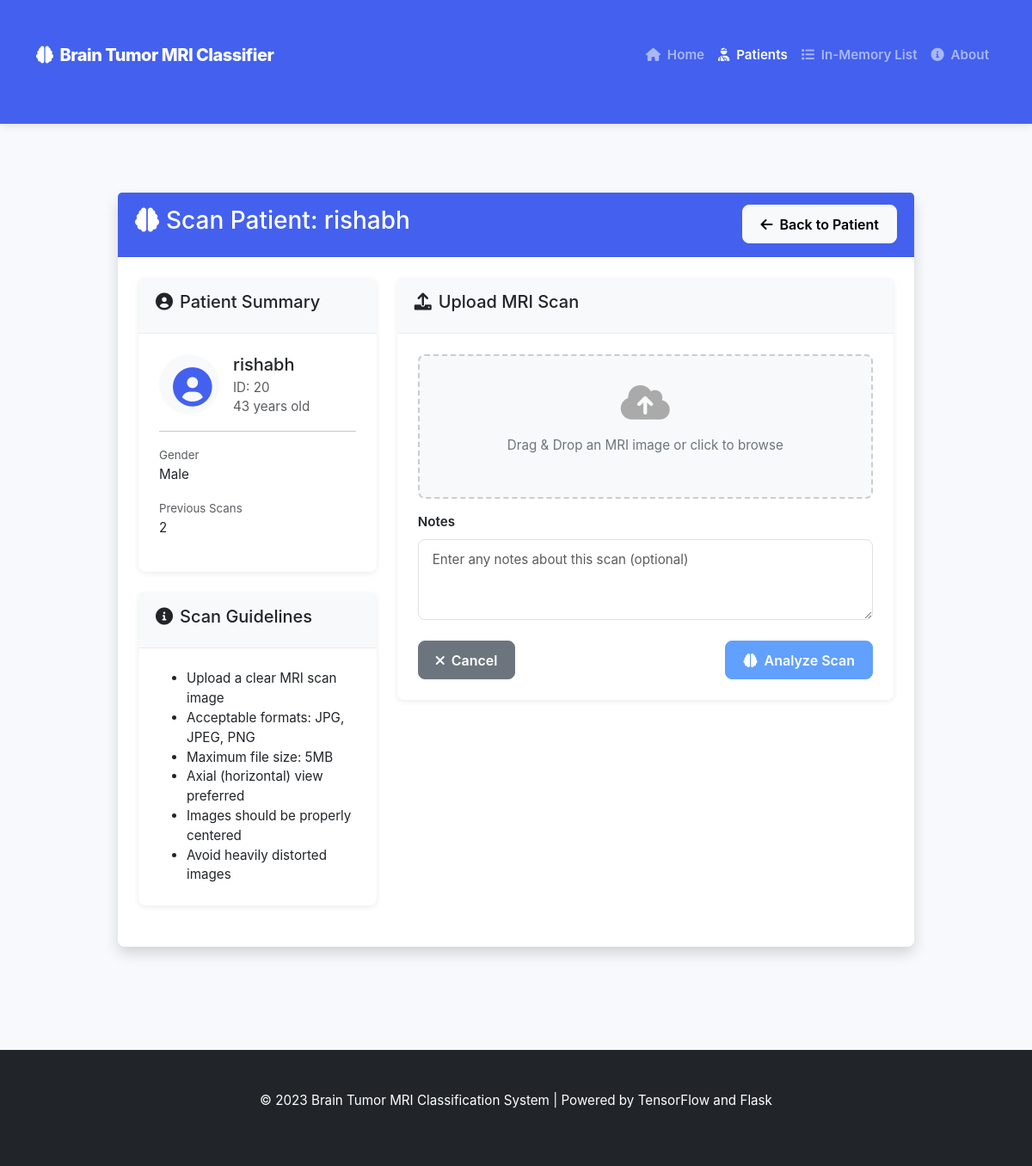
Page /patients/20/scan on the committed database.
### tables this page shows
CREATE TABLE patients (
            id INTEGER PRIMARY KEY AUTOINCREMENT,
            name TEXT NOT NULL,
            age INTEGER NOT NULL,
            gender TEXT NOT NULL,
            contact TEXT,
            email TEXT,
            address TEXT,
            medical_history TEXT,
            created_at TIMESTAMP DEFAULT CURRENT_TIMESTAMP
        );

### app.py (the view, shortened to what this page needs)
@app.route('/patients/<int:patient_id>/scan', methods=['GET', 'POST'])
def scan_patient(patient_id):
    if not patient_module_loaded or not model_loaded:
        flash("Required functionality is not available.")
        return redirect(url_for('index'))
    patient = get_patient(patient_id)
    if not patient:
        flash("Patient not found.")
        return redirect(url_for('patients'))
    previous_scans = get_patient_scans(patient_id)
    return render_template('scan_form.html', patient=patient, previous_scans=previous_scans)

### app.py (called while the page is built)
@app.context_processor
def utility_functions():
    def path_exists(path):
        return os.path.exists(path)
    return dict(path_exists=path_exists)

### app/models/patient.py (called while the page is built)
def get_patient(patient_id):
    conn = None
    try:
        conn = sqlite3.connect(DB_PATH)
        conn.row_factory = sqlite3.Row
        cursor = conn.cursor()
        cursor.execute('SELECT * FROM patients WHERE id = ?', (patient_id,))
        patient = cursor.fetchone()
        if patient:
            return dict(patient)
        return None
    except Exception as e:
        logger.error(f"Error retrieving patient {patient_id}: {e}")
        return None
    finally:
        if conn:
            conn.close()

def get_patient_scans(patient_id):
    conn = None
    try:
        conn = sqlite3.connect(DB_PATH)
        conn.row_factory = sqlite3.Row
        cursor = conn.cursor()
        cursor.execute('SELECT * FROM scans WHERE patient_id = ? ORDER BY scan_date DESC', (patient_id,))
        scans = cursor.fetchall()
        return [dict(scan) for scan in scans]
    except Exception as e:
        logger.error(f"Error retrieving scans for patient {patient_id}: {e}")
        return []
    finally:
        if conn:
            conn.close()

### app/templates/scan_form.html (shortened to what this page needs)
{% extends 'base.html' %}
{% block content %}
<div class="container mt-5">
    <div class="row">
        <div class="col-md-10 mx-auto">
            <div class="card shadow">
                <div class="card-header bg-primary text-white d-flex justify-content-between align-items-center">
                    <h3><i class="fas fa-brain me-2"></i>Scan Patient: {{ patient.name }}</h3>
                    <a href="{{ url_for('patient_detail', patient_id=patient.id) }}" class="btn btn-light">
                        <i class="fas fa-arrow-left me-1"></i> Back to Patient
                    </a>
                </div>
                <div class="card-body">
                    <div class="row">
                        <div class="col-md-4">
                            <div class="card mb-4">
                                <div class="card-header bg-light">
                                    <h5><i class="fas fa-user-circle me-2"></i>Patient Summary</h5>
                                </div>
                                <div class="card-body">
                                    <div class="d-flex mb-3">
                                        <div class="flex-shrink-0">
                                            <div class="rounded-circle bg-light p-3 text-center" style="width: 70px; height: 70px;">
                                                <i class="fas fa-user-circle fa-3x text-primary"></i>
                                            </div>
                                        </div>
                                        <div class="flex-grow-1 ms-3">
                                            <h5 class="mb-1">{{ patient.name }}</h5>
                                            <p class="text-muted mb-0">ID: {{ patient.id }}</p>
                                            <p class="text-muted mb-0">{{ patient.age }} years old</p>
                                        </div>
                                    </div>
                                    <hr>
                                    <div class="mb-2">
                                        <small class="text-muted">Gender</small>
                                        <p>{{ patient.gender }}</p>
                                    </div>
                                    {% if previous_scans|length > 0 %}
                                    <div class="mb-2">
                                        <small class="text-muted">Previous Scans</small>
                                        <p>{{ previous_scans|length }}</p>
                                    </div>
                                    {% endif %}
                                </div>
                            </div>
                            <div class="card">
                                <div class="card-header bg-light">
                                    <h5><i class="fas fa-info-circle me-2"></i>Scan Guidelines</h5>
                                </div>
                                <div class="card-body">
                                    <ul class="mb-0">
                                        <li>Upload a clear MRI scan image</li>
                                        <li>Acceptable formats: JPG, JPEG, PNG</li>
                                        <li>Maximum file size: 5MB</li>
                                        <li>Axial (horizontal) view preferred</li>
                                        <li>Images should be properly centered</li>
                                        <li>Avoid heavily distorted images</li>
                                    </ul>
                                </div>
                            </div>
                        </div>
                        <div class="col-md-8">
                            <div class="card">
                                <div class="card-header bg-light">
                                    <h5><i class="fas fa-upload me-2"></i>Upload MRI Scan</h5>
                                </div>
                                <div class="card-body">
                                    <form action="{{ url_for('scan_patient', patient_id=patient.id) }}" method="post" enctype="multipart/form-data">
                                        <div class="mb-3">
                                            <div class="upload-area" id="uploadArea">
                                                <i class="fas fa-cloud-upload-alt fa-3x mb-3"></i>
                                                <p>Drag & Drop an MRI image or click to browse</p>
                                            </div>
                                        </div>
                                        <div class="mb-4">
                                            <label for="scan_notes" class="form-label">Notes</label>
                                            <textarea class="form-control" id="scan_notes" name="scan_notes" rows="3" placeholder="Enter any notes about this scan (optional)"></textarea>
                                        </div>
                                        <div class="d-flex justify-content-between">
                                            <a href="{{ url_for('patient_detail', patient_id=patient.id) }}" class="btn btn-secondary">
                                                <i class="fas fa-times me-1"></i> Cancel
                                            </a>
                                            <button type="submit" class="btn btn-primary" id="analyzeBtn" disabled>
                                                <i class="fas fa-brain me-1"></i> Analyze Scan
                                            </button>
                                        </div>
                                    </form>
                                </div>
                            </div>
                        </div>
                    </div>
                </div>
            </div>
        </div>
    </div>
</div>
{% endblock %}

### app/static/css/style.css (style rules this page uses)
:root { --primary-color: #4361ee; --secondary-color: #3f37c9; --success-color: #4cc9f0; --danger-color: #f72585; --warning-color: #ffbe0b; --info-color: #4895ef; --light-color: #f8f9fa; --dark-color: #212529; --border-radius: 0.5rem; --box-shadow: 0 0.5rem 1rem rgba(0, 0, 0, 0.15); }
body { font-family: 'Nunito', -apple-system, BlinkMacSystemFont, 'Segoe UI', Roboto, 'Helvetica Neue', Arial, sans-serif; background-color: #f7f9fc; color: #444; font-size: 0.95rem; }
.card { border: none; box-shadow: 0 2px 6px rgba(0, 0, 0, 0.08); border-radius: var(--border-radius); margin-bottom: 1.5rem; transition: all 0.2s ease; }
.card-header { padding: 1rem 1.25rem; border-bottom: 1px solid rgba(0, 0, 0, 0.05); font-weight: 600; }
.card-body { padding: 1.5rem; }
.card-header .btn { margin-top: -0.25rem; margin-bottom: -0.25rem; }
.container { padding-top: 2rem; padding-bottom: 3rem; }
.form-label { font-weight: 600; margin-bottom: 0.5rem; }
.form-control { border-radius: var(--border-radius); padding: 0.75rem 1rem; border: 1px solid #e0e0e0; font-size: 0.95rem; }
.upload-area { border: 2px dashed #ccc; border-radius: var(--border-radius); padding: 2rem; text-align: center; cursor: pointer; transition: all 0.3s ease; background-color: #f8f9fa; }
.upload-area i { color: #aaa; transition: all 0.3s ease; }
.upload-area p { margin-bottom: 0; color: #6c757d; }
.btn { font-weight: 600; padding: 0.6rem 1.25rem; border-radius: var(--border-radius); transition: all 0.2s; }
.btn-primary { background-color: var(--primary-color); border-color: var(--primary-color); }
.text-primary { color: var(--primary-color) !important; }
.bg-primary { background-color: var(--primary-color) !important; }
.bg-light { background-color: var(--light-color) !important; }

### rows in the picture
patients: name "rishabh", id "20", age "43", gender "Male"

### other values in the picture
{{ previous_scans|length }} "2"
